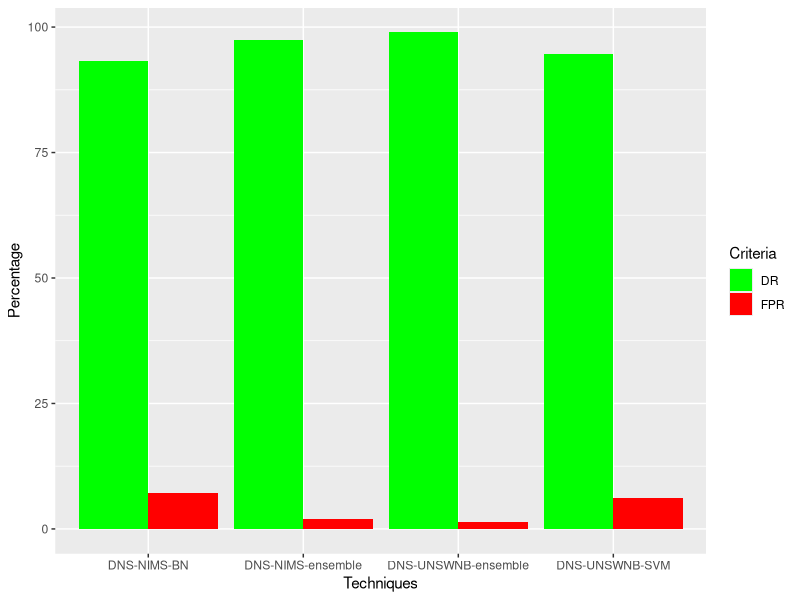
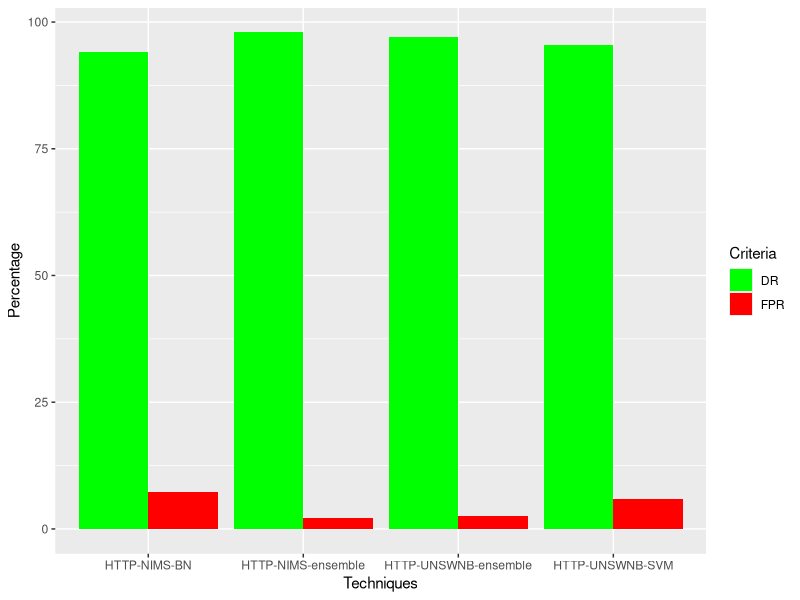
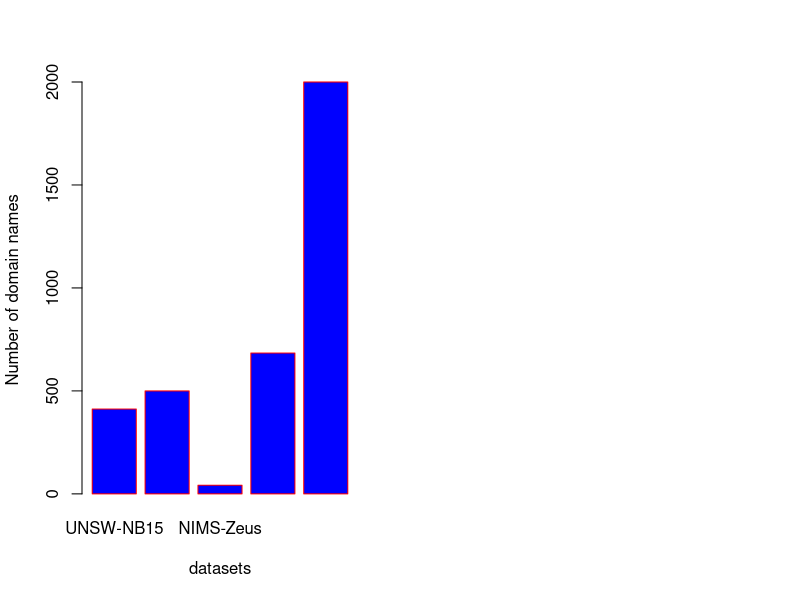

The R script that drew these images, in order:
library(ggplot2)
par(mfrow=c(1,2))
data1 <- read.table(
  header=TRUE, text='
    Criteria     Techniques              Percentage
 
1    FPR       DNS-UNSWNB-ensemble            1.38
2    DR        DNS-UNSWNB-ensemble            98.93
5    FPR       DNS-UNSWNB-SVM                 6.13
6    DR        DNS-UNSWNB-SVM                 94.58
3    FPR       DNS-NIMS-ensemble              2.01
4    DR        DNS-NIMS-ensemble              97.38
7    FPR       DNS-NIMS-BN                    7.25
8    DR        DNS-NIMS-BN                    93.17
  ')
	

ggplot(data1,aes(Techniques, Percentage, fill = Criteria)) + 
    geom_bar(stat="identity", position = "dodge") +
  scale_fill_manual(values=c("green", "red"))


data2 <- read.table(
  header=TRUE, text='
    Criteria     Techniques              Percentage
 

1    FPR       HTTP-UNSWNB-ensemble           2.58
2    DR        HTTP-UNSWNB-ensemble           97.02
3    FPR       HTTP-NIMS-ensemble             2.15
4    DR        HTTP-NIMS-ensemble             97.95
5    FPR       HTTP-UNSWNB-SVM                5.81
6    DR        HTTP-UNSWNB-SVM                95.52
7    FPR       HTTP-NIMS-BN                   7.20
8    DR        HTTP-NIMS-BN                    94.11
  ')


ggplot(data2,aes(Techniques, Percentage, fill = Criteria)) + 
  geom_bar(stat="identity", position = "dodge") +
  scale_fill_manual(values=c("green", "red"))

  
# number of domains in datasets
H <- c(412,500, 42, 684,2000)
M <- c("UNSW-NB15", "NIMS-Alexa", "NIMS-Zeus", "NIMS-Citadel","NIMS-Conficker")
# Plot the bar chart.
barplot(H,names.arg = M,xlab = "datasets",ylab = "Number of domain names",col = "blue",
        main = "",border = "red")

